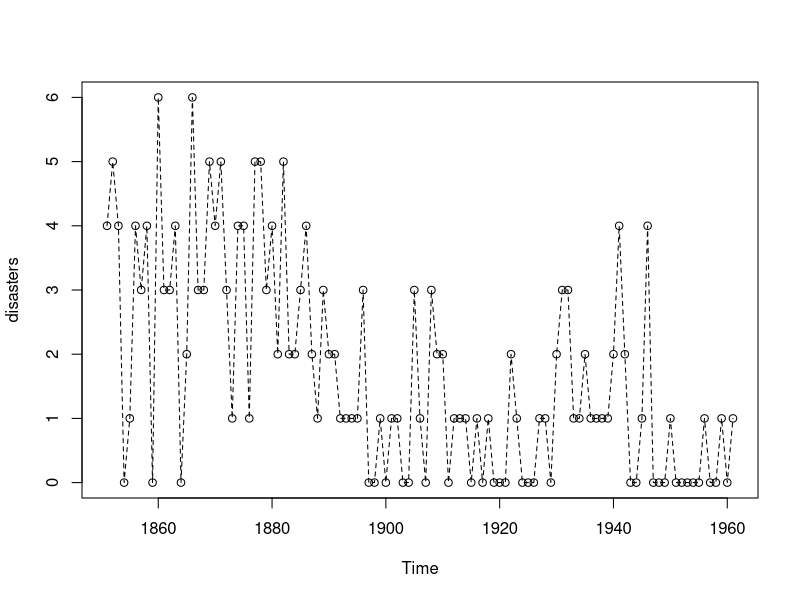
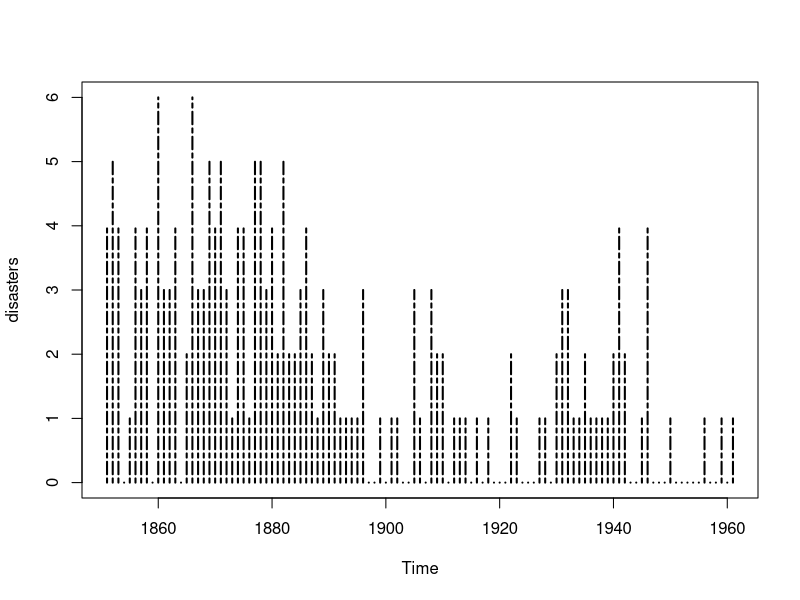
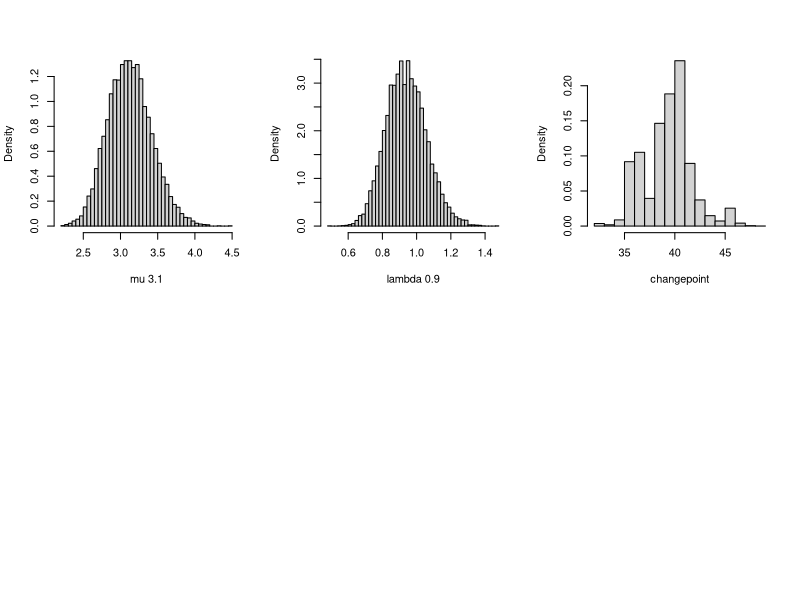

Reproduce these figures in R, in order.

data_array = c(4, 5, 4, 0, 1, 4, 3, 4, 0, 6, 3, 3, 4, 0, 2, 6,
                    3, 3, 5, 4, 5, 3, 1, 4, 4, 1, 5, 5, 3, 4, 2, 5,
                    2, 2, 3, 4, 2, 1, 3, 2, 2, 1, 1, 1, 1, 3, 0, 0,
                    1, 0, 1, 1, 0, 0, 3, 1, 0, 3, 2, 2, 0, 1, 1, 1,
                    0, 1, 0, 1, 0, 0, 0, 2, 1, 0, 0, 0, 1, 1, 0, 2,
                    3, 3, 1, 1, 2, 1, 1, 1, 1, 2, 4, 2, 0, 0, 1, 4,
                    0, 0, 0, 1, 0, 0, 0, 0, 0, 1, 0, 0, 1, 0, 1)

disasters = ts(data_array, freq=1, start = 1851)

plot(disasters, type = "o", lty = 2)

plot(disasters, type = "h", lty = 6, lwd = 2)


y = data_array



# Gibbs sampler for the coal mining change point
# initialization
n <- length(y)
 #length of the data
m <- 10^4
 #length of the chain
mu <- numeric(m)
lambda <- numeric(m)
k <- numeric(m)
L <- numeric(n)
k[1] <- sample(1:n, 1)
mu[1] <- 1
lambda[1] <- 1
b1 <- 1
b2 <- 1




# run the Gibbs sampler
for (i in 2:m){
    kt <- k[i-1]
    #generate mu
    r <- .5 + sum(y[1:kt])
    mu[i] <- rgamma(1, shape = r, rate = kt + b1)
    #generate lambda
    if (kt + 1 > n) r <- .5 + sum(y) else
    r <- .5 + sum(y[(kt+1):n])
    lambda[i] <- rgamma(1, shape = r, rate = n - kt + b2)
    #generate b1 and b2
    b1 <- rgamma(1, shape = .5, rate = mu[i]+1)
    b2 <- rgamma(1, shape = .5, rate = lambda[i]+1)


    for (j in 1:n) {
        L[j] <- exp((lambda[i] - mu[i]) * j) * 
                (mu[i] / lambda[i])^sum(y[1:j])
    }

    L <- L / sum(L)
    #generate k from discrete distribution L on 1:n
    k[i] <- sample(1:n, prob=L, size=1)
}







b <- 201
j <- k[b:m]

print(mean(k[b:m]))
#[1] 39.935

print(mean(lambda[b:m]))
#[1] 0.9341033

print(mean(mu[b:m]))
#[1] 3.108575



## Code for Figure 9.12 on page 276
# histograms from the Gibbs sampler output
par(mfrow=c(2,3))
labelk <- "changepoint"
label1 <- paste("mu", round(mean(mu[b:m]), 1))
label2 <- paste("lambda", round(mean(lambda[b:m]), 1))

hist(mu[b:m], main="", xlab=label1,
breaks = "scott", prob=TRUE) #mu posterior

hist(lambda[b:m], main="", xlab=label2,
breaks = "scott", prob=TRUE) #lambda posterior

hist(j, breaks=min(j):max(j), prob=TRUE, main="",
xlab = labelk)

par(mfcol=c(1,1), ask=FALSE) #restore display
